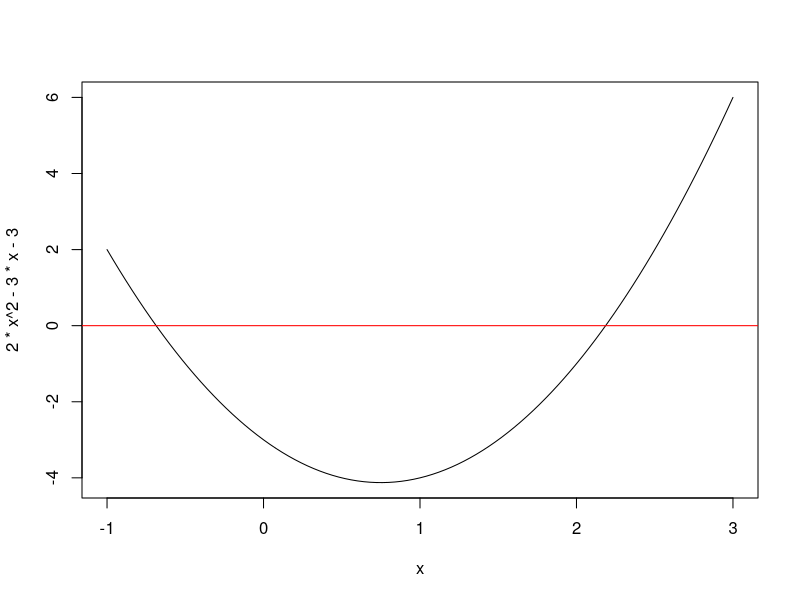
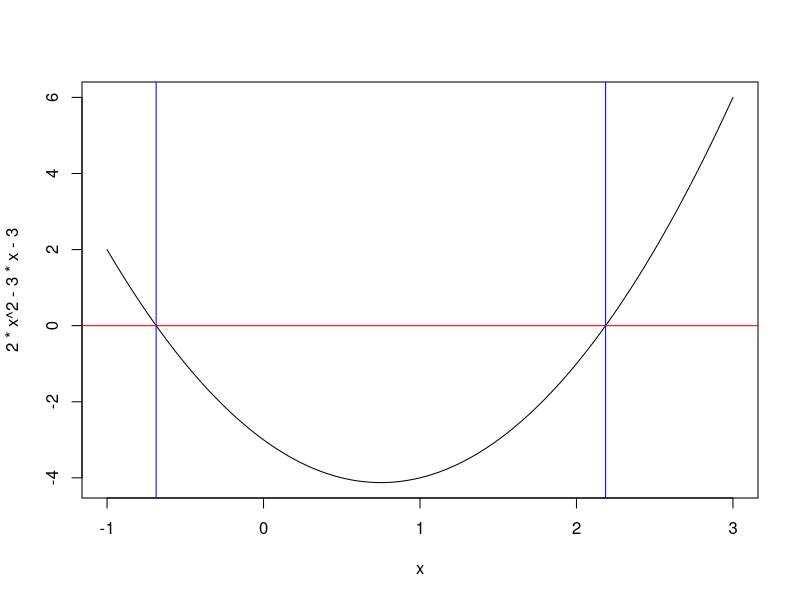

Write the R code that produced these figures, in order. (Note: this script raises an error after producing the figures.)
#-----------------------------------------------------------------------
# JUSTIÇA 4.0
# INOVAÇÃO E EFETIVIDADE NA REALIZAÇÃO DA JUSTIÇA PARA TODOS
# PROJETO DE EXECUÇÃO NACIONAL BRA/20/015
#
# R para Análise de Dados
#
#                                     Prof. Dr. Walmes M. Zeviani
#                                     Departamento de Estatística · UFPR
#-----------------------------------------------------------------------

#---- Baskara ----------------------------------------------------------

baskara <- function(a, b = 1, c = 0) {
    delta <- b^2 - 4 * a * c
    x <- (-b + c(-1, 1) * sqrt(delta))/(2 * a)
    return(x)
}

args(baskara)
formals(baskara)
body(baskara)

curve(2 * x^2 - 3 * x -3, from = -1, to = 3)
abline(h = 0, col = "red")

x <- baskara(a = 2, b = -3, c = -3)
x

curve(2 * x^2 - 3 * x -3, from = -1, to = 3)
abline(h = 0, col = "red")
abline(v = x, col = "blue")

baskara2 <- function(a, b = 1, c = 0) {
    delta <- b^2 - 4 * a * c
    if (delta < 0) {
        return(c(NA_real_, NA_real_))
    }
    x <- (-b + c(-1, 1) * sqrt(delta))/(2 * a)
    return(x)
}

baskara(a = 2, b = -3, c = 3)
baskara2(a = 2, b = -3, c = 3)

baskara3 <- function(a, b = 1, c = 0) {
    if (a == 0) {
        # stop("O valor de `a` deve ser diferente de 0.")
        message("O valor de `a` deve ser diferente de 0.")
        return(c(NA_real_, NA_real_))
    }
    delta <- b^2 - 4 * a * c
    if (delta < 0) {
        return(c(NA_real_, NA_real_))
    }
    x <- (-b + c(-1, 1) * sqrt(delta))/(2 * a)
    return(x)
}

suppressMessages(baskara3(a = 0, b = -3, c = 3))

#---- Triangulo --------------------------------------------------------

calc_area <- function(X) {
    a1 <- 0
    a2 <- 0
    n <- nrow(X)
    X <- rbind(X, X[1, ])
    for (i in 1:n) {
        a1 <- a1 + X[i, 1] * X[i + 1, 2]
        a2 <- a2 + X[i + 1, 1] * X[i, 2]
    }
    return(abs(a1 - a2)/2)
}

X <- rbind(c(0, 0),
           c(1, 0),
           c(0, 1))
calc_area(X)

X <- rbind(c(0, 0),
           c(1, 0),
           c(1, 1),
           c(0, 1))
calc_area(X)

mean()
